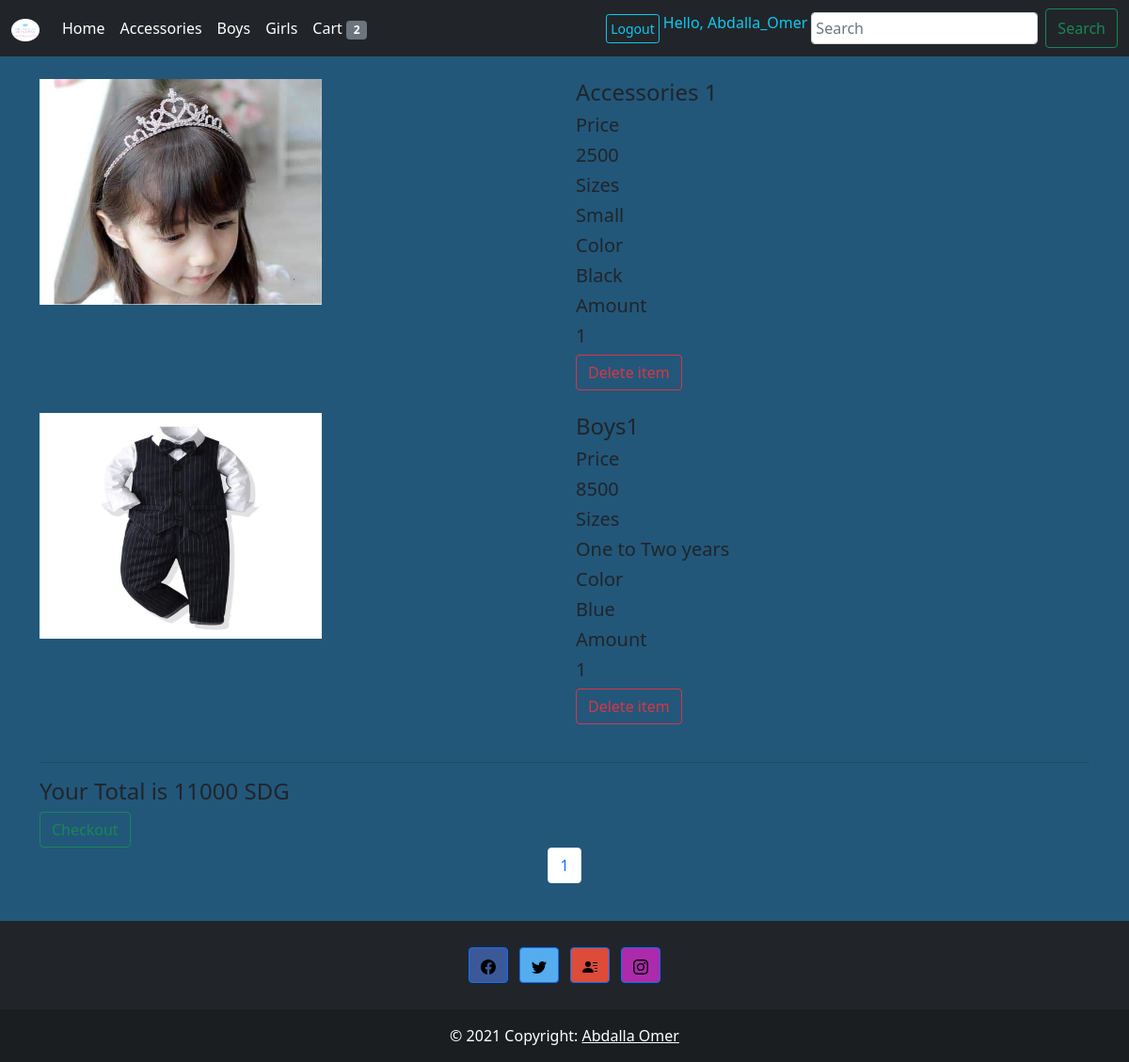
The app's page /cart/ (signed in) with its own data.
### cart_app/models.py (models this page shows, shortened)
class Cart(models.Model):
    item_name  = models.CharField(max_length=500)
    image = models.CharField(max_length=500)
    category = models.CharField(max_length=500)
    price = models.IntegerField()
    amount = models.IntegerField()
    colors = models.CharField(max_length=500)  # list
    sizes = models.CharField(max_length=500)  # list
    user_id = models.ForeignKey(User, on_delete= models.CASCADE, default= None, null= True)

### cart_app/views.py (the view)
# urls.py: path('', views.cart, name='cart'),
def cart(request):
    total = 0
    ip = get_client_ip(request)
    ip = int(ip.replace(".", ""))
    if request.user.is_authenticated:
        cart_all = Cart.objects.filter(user_id= request.user)
    else:
        cart_all = Cart.objects.filter(user_id= ip)
    items_in_cart= len(cart_all)
    paginator = Paginator(cart_all, 4)
    page = request.GET.get("page")
    cart_all = paginator.get_page(page)
    for obj in cart_all:
        total += obj.price
    content = {
        'boys_outfit': cart_all
    }
    if request.method == "GET":
        return render(request, 'cart.html', {"cart_all": cart_all, "items_in_cart": items_in_cart, "total": total})

### cart_app/views.py (called while the page is built)
def get_client_ip(request):
    x_forwarded_for = request.META.get('HTTP_X_FORWARDED_FOR')
    if x_forwarded_for:
        ip = x_forwarded_for.split(',')[0]
    else:
        ip = request.META.get('REMOTE_ADDR')
    return ip

### cart_app/templates/cart.html (shortened to what this page needs)
{% extends 'base.html' %}
{% block content %}
  <section>
    <form method="POST">
      {% for item in cart_all %}
      <div class="row">
        <div class="col-6">
          <img src="{{item.image}}" alt="" width="300" height="240">
        </div>
        <div class="col-6">
          <h4>{{item.item_name}}</h4>
          <h5>Price</h5>
          <h5>{{item.price}}</h5>
          <h5>Sizes</h5>
          <h5>{{item.sizes}}</h5>
          <h5>Color</h5>
          <h5>{{item.colors}}</h5>
          <h5>Amount</h5>
          <h5>{{item.amount}}</h5>
          <a class="btn btn-outline-danger float-right" href="{% url 'delete' item.id%}" method="POST">Delete item</a>
          <br><br>
        </div>
      </div>
      {% endfor %}
      </form>
      <hr>
      <h4>Your Total is {{total}} SDG</h4>
      <a class="btn btn-outline-success float-right" href="{% url 'checkout' %}" method="" type="submit">Checkout</a>
      <nav aria-label="Page navigation example">
        <ul class="pagination justify-content-center">
          {% if cart_all.paginator.num_pages == 1%}
            <li class="page-item"><a class="page-link" href="?page=1">1</a></li>
          {% elif cart_all.paginator.num_pages == 2%}
            <li class="page-item"><a class="page-link" href="?page=1">1</a></li>
            <li class="page-item"><a class="page-link" href="?page={{ cart_all.paginator.num_pages }}">2</a></li>
          {% elif cart_all.paginator.num_pages == 3%}
            <li class="page-item"><a class="page-link" href="?page=1">1</a></li>
            <li class="page-item"><a class="page-link" href="?page=2">2</a></li>
            <li class="page-item"><a class="page-link" href="?page={{ cart_all.paginator.num_pages }}">{{ cart_all.paginator.num_pages }}</a></li>
          {% endif %}
        </ul>
      </nav>
  </section>
{%endblock%}

### templates/base.html (shortened to what this page needs)
{% load static %}
<!doctype html>
<html lang="en-us">
<head>
  <link href="https://cdn.jsdelivr.net/npm/bootstrap@5.1.0/dist/css/bootstrap.min.css" rel="stylesheet">
  <link rel="stylesheet" href={%static 'css/styles.css'%}>
  <nav class="navbar navbar-expand-lg navbar-dark bg-dark">
    <div class="container-fluid">
      <a class="navbar-brand" href="#">
        <img src="{%static 'images/logo.png'%}" alt="" width="30" height="24">
      </a>
      <div class="collapse navbar-collapse" id="navbarSupportedContent">
        <ul class="navbar-nav me-auto mb-2 mb-lg-0">
          <li class="nav-item">
            <a class="nav-link active" aria-current="page" href="{% url 'home' %}">Home</a>
          </li>
          <li class="nav-item">
            <a class="nav-link active" aria-current="page" href="{% url 'accessories' %}">Accessories</a>
          </li>
          <li class="nav-item">
            <a class="nav-link active" aria-current="page" href="{% url 'boys' %}">Boys</a>
          </li>
          <li class="nav-item">
            <a class="nav-link active" aria-current="page" href="{% url 'girls' %}">Girls</a>
          </li>
          <li class="nav-item">
            <a class="nav-link active" aria-current="page" href="{% url 'cart' %}">Cart <span class="badge bg-secondary">{{items_in_cart}}</span></a>
          </li>
        </ul>
        {% if  user.is_authenticated %}
          <a class="btn btn-outline-info btn-circle btn-sm btn-xl m-1 p-1" href="{% url 'logout' %}" role="button">Logout</a>
          <p class="text-info bg-dark mt-1"> Hello, {{user.username}} </p>
        {% else %}
          <a class="btn btn-outline-info btn-circle btn-sm btn-xl m-1 p-1" href="{% url 'login' %}" role="button">Login</a>
          <a class="btn btn-outline-info btn-circle btn-sm btn-xl m-1 p-1" href="{% url 'register' %}" role="button">Register</a>
        {% endif %}
        <form class="d-flex" action="" method="POST">
          <input class="form-control me-2 m-1 p-1" type="search" placeholder="Search" aria-label="Search">
          <button class="btn btn-outline-success" type="submit">Search</button>
        </form>
      </div>
    </div>
  </nav>
</head>
<body>
<div class='container'>
  {% block content %}
  {% endblock %}
</div>
</body>
</html>
<footer class="bg-dark text-center text-white">
  <div class="container p-4 pb-0">
    <section class="mb-4">
      <a class="btn btn-primary btn-floating m-1" style="background-color: #3b5998;" href="https://www.facebook.com/groups/1163340050717769/?ref=share" role="button"><img width="" height="" src="{%static 'svg/facebook.svg'%}" alt="" /></a>
      <a class="btn btn-primary btn-floating m-1" style="background-color: #55acee;" href="" role="button"><img width="" height="" src="{%static 'svg/twitter.svg'%}" alt="" /></a>
      <a class="btn btn-primary btn-floating m-1" style="background-color: #dd4b39;" href="{% url 'contact' %}" role="button"><img width="" height="" src="{%static 'svg/person-lines-fill.svg'%}" alt="" /></a>
      <a class="btn btn-primary btn-floating m-1" style="background-color: #ac2bac;" href="" role="button"><img width="" height="" src="{%static 'svg/instagram.svg'%}" alt="" /></a>
  </div>
  <div class="text-center p-3" style="background-color: rgba(0, 0, 0, 0.2);">
    © 2021 Copyright:
    <a class="text-white" href="">Abdalla Omer</a>
  </div>
</footer>

### static/css/styles.css (style rules this page uses)
body { background-color: #22577A; }

### records on screen
Cart: image (picture), item_name "Accessories 1", price "2500", sizes "Small", colors "Black", amount "1"
Cart: image (picture), item_name "Boys1", price "8500", sizes "One to Two years", colors "Blue", amount "1"

### other values on screen
{{ items_in_cart }} "2"
{{ user.username }} "Abdalla_Omer"
{{ total }} "11000"
